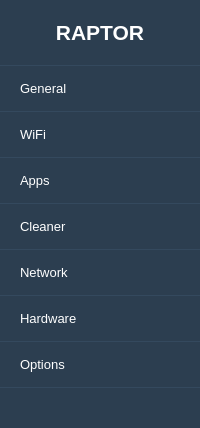
                    <widget class="QWidget" name="sidebarWidget" native="true">
                        <property name="minimumSize">
                            <size>
                                <width>200</width>
                                <height>0</height>
                            </size>
                        </property>
                        <property name="maximumSize">
                            <size>
                                <width>200</width>
                                <height>16777215</height>
                            </size>
                        </property>
                        <property name="styleSheet">
                            <string notr="true">QWidget {
                                background-color: #2c3e50;
                                color: white;
                                }</string>
                        </property>
                        <layout class="QVBoxLayout" name="verticalLayout_2">
                            <property name="spacing">
                                <number>0</number>
                            </property>
                            <property name="leftMargin">
                                <number>0</number>
                            </property>
                            <property name="topMargin">
                                <number>0</number>
                            </property>
                            <property name="rightMargin">
                                <number>0</number>
                            </property>
                            <property name="bottomMargin">
                                <number>0</number>
                            </property>
                            <item>
                                <widget class="QLabel" name="raptorLabel">
                                    <property name="font">
                                        <font>
                                            <pointsize>16</pointsize>
                                            <weight>75</weight>
                                            <bold>true</bold>
                                        </font>
                                    </property>
                                    <property name="styleSheet">
                                        <string notr="true">QLabel {
                                            color: white;
                                            padding: 20px;
                                            border-bottom: 1px solid #34495e;
                                            }</string>
                                    </property>
                                    <property name="text">
                                        <string>RAPTOR</string>
                                    </property>
                                    <property name="alignment">
                                        <set>Qt::AlignCenter</set>
                                    </property>
                                </widget>
                            </item>
                            <item>
                                <widget class="QPushButton" name="generalButton">
                                    <property name="font">
                                        <font>
                                            <pointsize>10</pointsize>
                                        </font>
                                    </property>
                                    <property name="styleSheet">
                                        <string notr="true">QPushButton {
                                            background-color: transparent;
                                            color: white;
                                            border: none;
                                            padding: 15px 20px;
                                            text-align: left;
                                            border-bottom: 1px solid #34495e;
                                            }

                                            QPushButton:hover {
                                            background-color: #34495e;
                                            }

                                            QPushButton:pressed {
                                            background-color: #1abc9c;
                                            }</string>
                                    </property>
                                    <property name="text">
                                        <string>General</string>
                                    </property>
                                </widget>
                            </item>
                            <item>
                                <widget class="QPushButton" name="wifiButton">
                                    <property name="font">
                                        <font>
                                            <pointsize>10</pointsize>
                                        </font>
                                    </property>
                                    <property name="styleSheet">
                                        <string notr="true">QPushButton {
                                            background-color: transparent;
                                            color: white;
                                            border: none;
                                            padding: 15px 20px;
                                            text-align: left;
                                            border-bottom: 1px solid #34495e;
                                            }

                                            QPushButton:hover {
                                            background-color: #34495e;
                                            }

                                            QPushButton:pressed {
                                            background-color: #1abc9c;
                                            }</string>
                                    </property>
                                    <property name="text">
                                        <string>WiFi</string>
                                    </property>
                                </widget>
                            </item>
                            <item>
                                <widget class="QPushButton" name="appsButton">
                                    <property name="font">
                                        <font>
                                            <pointsize>10</pointsize>
                                        </font>
                                    </property>
                                    <property name="styleSheet">
                                        <string notr="true">QPushButton {
                                            background-color: transparent;
                                            color: white;
                                            border: none;
                                            padding: 15px 20px;
                                            text-align: left;
                                            border-bottom: 1px solid #34495e;
                                            }

                                            QPushButton:hover {
                                            background-color: #34495e;
                                            }

                                            QPushButton:pressed {
                                            background-color: #1abc9c;
                                            }</string>
                                    </property>
                                    <property name="text">
                                        <string>Apps</string>
                                    </property>
                                </widget>
                            </item>
                            <item>
                                <widget class="QPushButton" name="cleanerButton">
                                    <property name="font">
                                        <font>
                                            <pointsize>10</pointsize>
                                        </font>
                                    </property>
                                    <property name="styleSheet">
                                        <string notr="true">QPushButton {
                                            background-color: transparent;
                                            color: white;
                                            border: none;
                                            padding: 15px 20px;
                                            text-align: left;
                                            border-bottom: 1px solid #34495e;
                                            }

                                            QPushButton:hover {
                                            background-color: #34495e;
                                            }

                                            QPushButton:pressed {
                                            background-color: #1abc9c;
                                            }</string>
                                    </property>
                                    <property name="text">
                                        <string>Cleaner</string>
                                    </property>
                                </widget>
                            </item>
                            <item>
                                <widget class="QPushButton" name="networkButton">
                                    <property name="font">
                                        <font>
                                            <pointsize>10</pointsize>
                                        </font>
                                    </property>
                                    <property name="styleSheet">
                                        <string notr="true">QPushButton {
                                            background-color: transparent;
                                            color: white;
                                            border: none;
                                            padding: 15px 20px;
                                            text-align: left;
                                            border-bottom: 1px solid #34495e;
                                            }

                                            QPushButton:hover {
                                            background-color: #34495e;
                                            }

                                            QPushButton:pressed {
                                            background-color: #1abc9c;
                                            }</string>
                                    </property>
                                    <property name="text">
                                        <string>Network</string>
                                    </property>
                                </widget>
                            </item>
                            <item>
                                <widget class="QPushButton" name="hardwareButton">
                                    <property name="font">
                                        <font>
                                            <pointsize>10</pointsize>
                                        </font>
                                    </property>
                                    <property name="styleSheet">
                                        <string notr="true">QPushButton {
                                            background-color: transparent;
                                            color: white;
                                            border: none;
                                            padding: 15px 20px;
                                            text-align: left;
                                            border-bottom: 1px solid #34495e;
                                            }

                                            QPushButton:hover {
                                            background-color: #34495e;
                                            }

                                            QPushButton:pressed {
                                            background-color: #1abc9c;
                                            }</string>
                                    </property>
                                    <property name="text">
                                        <string>Hardware</string>
                                    </property>
                                </widget>
                            </item>
                            <item>
                                <widget class="QPushButton" name="optionsButton">
                                    <property name="font">
                                        <font>
                                            <pointsize>10</pointsize>
                                        </font>
                                    </property>
                                    <property name="styleSheet">
                                        <string notr="true">QPushButton {
                                            background-color: transparent;
                                            color: white;
                                            border: none;
                                            padding: 15px 20px;
                                            text-align: left;
                                            border-bottom: 1px solid #34495e;
                                            }

                                            QPushButton:hover {
                                            background-color: #34495e;
                                            }

                                            QPushButton:pressed {
                                            background-color: #1abc9c;
                                            }</string>
                                    </property>
                                    <property name="text">
                                        <string>Options</string>
                                    </property>
                                </widget>
                            </item>
                            <item>
                                <spacer name="verticalSpacer">
                                    <property name="orientation">
                                        <enum>Qt::Vertical</enum>
                                    </property>
                                    <property name="sizeHint" stdset="0">
                                        <size>
                                            <width>20</width>
                                            <height>40</height>
                                        </size>
                                    </property>
                                </spacer>
                            </item>
                        </layout>
                    </widget>
